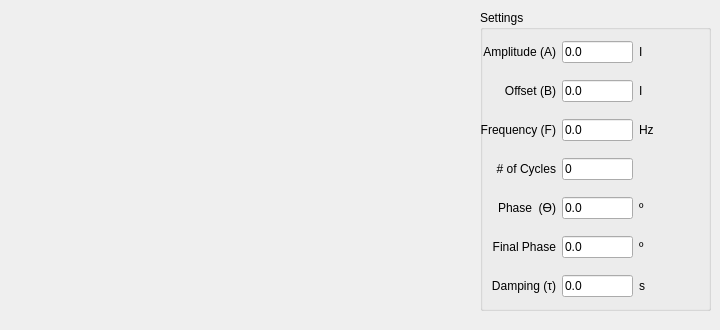
         <widget class="QWidget" name="tab_14">
          <attribute name="title">
           <string>Damped Sinusoidal</string>
          </attribute>
          <widget class="QLabel" name="label_62">
           <property name="geometry">
            <rect>
             <x>10</x>
             <y>10</y>
             <width>461</width>
             <height>311</height>
            </rect>
           </property>
           <property name="text">
            <string/>
           </property>
           <property name="pixmap">
            <pixmap resource="resource_file.qrc">:/Images/imagens/dsinusoidal.png</pixmap>
           </property>
           <property name="scaledContents">
            <bool>true</bool>
           </property>
          </widget>
          <widget class="QGroupBox" name="groupBox_19">
           <property name="geometry">
            <rect>
             <x>480</x>
             <y>10</y>
             <width>231</width>
             <height>301</height>
            </rect>
           </property>
           <property name="title">
            <string>Settings</string>
           </property>
           <widget class="QWidget" name="layoutWidget">
            <property name="geometry">
             <rect>
              <x>0</x>
              <y>20</y>
              <width>231</width>
              <height>281</height>
             </rect>
            </property>
            <layout class="QGridLayout" name="gridLayout_15">
             <item row="0" column="0">
              <widget class="QLabel" name="label_92">
               <property name="text">
                <string>Amplitude (A)</string>
               </property>
               <property name="alignment">
                <set>Qt::AlignRight|Qt::AlignTrailing|Qt::AlignVCenter</set>
               </property>
              </widget>
             </item>
             <item row="0" column="1">
              <widget class="QLineEdit" name="le_damp_sin_Ampl">
               <property name="minimumSize">
                <size>
                 <width>71</width>
                 <height>0</height>
                </size>
               </property>
               <property name="maximumSize">
                <size>
                 <width>71</width>
                 <height>16777215</height>
                </size>
               </property>
               <property name="text">
                <string>0.0</string>
               </property>
              </widget>
             </item>
             <item row="0" column="2">
              <widget class="QLabel" name="label_100">
               <property name="text">
                <string>I</string>
               </property>
              </widget>
             </item>
             <item row="1" column="0">
              <widget class="QLabel" name="label_122">
               <property name="text">
                <string>Offset (B)</string>
               </property>
               <property name="alignment">
                <set>Qt::AlignRight|Qt::AlignTrailing|Qt::AlignVCenter</set>
               </property>
              </widget>
             </item>
             <item row="1" column="1">
              <widget class="QLineEdit" name="le_damp_sin_Offset">
               <property name="minimumSize">
                <size>
                 <width>71</width>
                 <height>0</height>
                </size>
               </property>
               <property name="maximumSize">
                <size>
                 <width>71</width>
                 <height>16777215</height>
                </size>
               </property>
               <property name="text">
                <string>0.0</string>
               </property>
              </widget>
             </item>
             <item row="1" column="2">
              <widget class="QLabel" name="label_120">
               <property name="text">
                <string>I</string>
               </property>
              </widget>
             </item>
             <item row="2" column="0">
              <widget class="QLabel" name="label_146">
               <property name="text">
                <string>Frequency (F)</string>
               </property>
               <property name="alignment">
                <set>Qt::AlignRight|Qt::AlignTrailing|Qt::AlignVCenter</set>
               </property>
              </widget>
             </item>
             <item row="2" column="1">
              <widget class="QLineEdit" name="le_damp_sin_Freq">
               <property name="minimumSize">
                <size>
                 <width>71</width>
                 <height>0</height>
                </size>
               </property>
               <property name="maximumSize">
                <size>
                 <width>71</width>
                 <height>16777215</height>
                </size>
               </property>
               <property name="text">
                <string>0.0</string>
               </property>
              </widget>
             </item>
             <item row="2" column="2">
              <widget class="QLabel" name="label_144">
               <property name="text">
                <string>Hz</string>
               </property>
              </widget>
             </item>
             <item row="3" column="0">
              <widget class="QLabel" name="label_149">
               <property name="text">
                <string># of Cycles</string>
               </property>
               <property name="alignment">
                <set>Qt::AlignRight|Qt::AlignTrailing|Qt::AlignVCenter</set>
               </property>
              </widget>
             </item>
             <item row="3" column="1">
              <widget class="QLineEdit" name="le_damp_sin_nCycles">
               <property name="minimumSize">
                <size>
                 <width>71</width>
                 <height>0</height>
                </size>
               </property>
               <property name="maximumSize">
                <size>
                 <width>71</width>
                 <height>16777215</height>
                </size>
               </property>
               <property name="text">
                <string>0</string>
               </property>
              </widget>
             </item>
             <item row="3" column="2">
              <widget class="QLabel" name="label_148">
               <property name="text">
                <string/>
               </property>
              </widget>
             </item>
             <item row="4" column="0">
              <widget class="QLabel" name="label_95">
               <property name="text">
                <string>Phase  (ϴ)</string>
               </property>
               <property name="alignment">
                <set>Qt::AlignRight|Qt::AlignTrailing|Qt::AlignVCenter</set>
               </property>
              </widget>
             </item>
             <item row="4" column="1">
              <widget class="QLineEdit" name="le_damp_sin_phaseShift">
               <property name="minimumSize">
                <size>
                 <width>71</width>
                 <height>0</height>
                </size>
               </property>
               <property name="maximumSize">
                <size>
                 <width>71</width>
                 <height>16777215</height>
                </size>
               </property>
               <property name="text">
                <string>0.0</string>
               </property>
              </widget>
             </item>
             <item row="4" column="2">
              <widget class="QLabel" name="label_143">
               <property name="text">
                <string>º</string>
               </property>
              </widget>
             </item>
             <item row="5" column="0">
              <widget class="QLabel" name="label_147">
               <property name="text">
                <string>Final Phase</string>
               </property>
               <property name="alignment">
                <set>Qt::AlignRight|Qt::AlignTrailing|Qt::AlignVCenter</set>
               </property>
              </widget>
             </item>
             <item row="5" column="1">
              <widget class="QLineEdit" name="le_damp_sin_finalPhase">
               <property name="minimumSize">
                <size>
                 <width>71</width>
                 <height>0</height>
                </size>
               </property>
               <property name="maximumSize">
                <size>
                 <width>71</width>
                 <height>16777215</height>
                </size>
               </property>
               <property name="text">
                <string>0.0</string>
               </property>
              </widget>
             </item>
             <item row="5" column="2">
              <widget class="QLabel" name="label_145">
               <property name="text">
                <string>º</string>
               </property>
              </widget>
             </item>
             <item row="6" column="0">
              <widget class="QLabel" name="label_105">
               <property name="text">
                <string>Damping (τ)</string>
               </property>
               <property name="alignment">
                <set>Qt::AlignRight|Qt::AlignTrailing|Qt::AlignVCenter</set>
               </property>
              </widget>
             </item>
             <item row="6" column="1">
              <widget class="QLineEdit" name="le_damp_sin_Damping">
               <property name="minimumSize">
                <size>
                 <width>71</width>
                 <height>0</height>
                </size>
               </property>
               <property name="maximumSize">
                <size>
                 <width>71</width>
                 <height>16777215</height>
                </size>
               </property>
               <property name="text">
                <string>0.0</string>
               </property>
              </widget>
             </item>
             <item row="6" column="2">
              <widget class="QLabel" name="label_150">
               <property name="text">
                <string>s</string>
               </property>
              </widget>
             </item>
            </layout>
           </widget>
          </widget>
         </widget>
